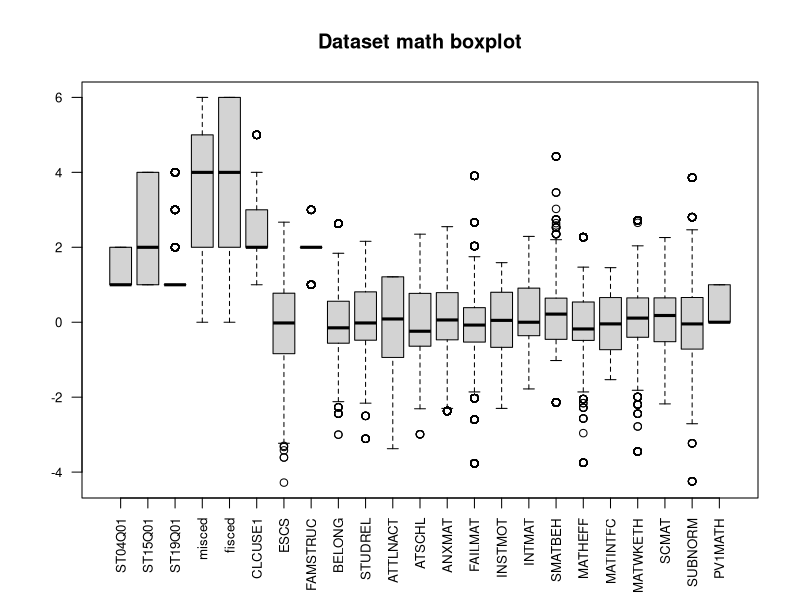
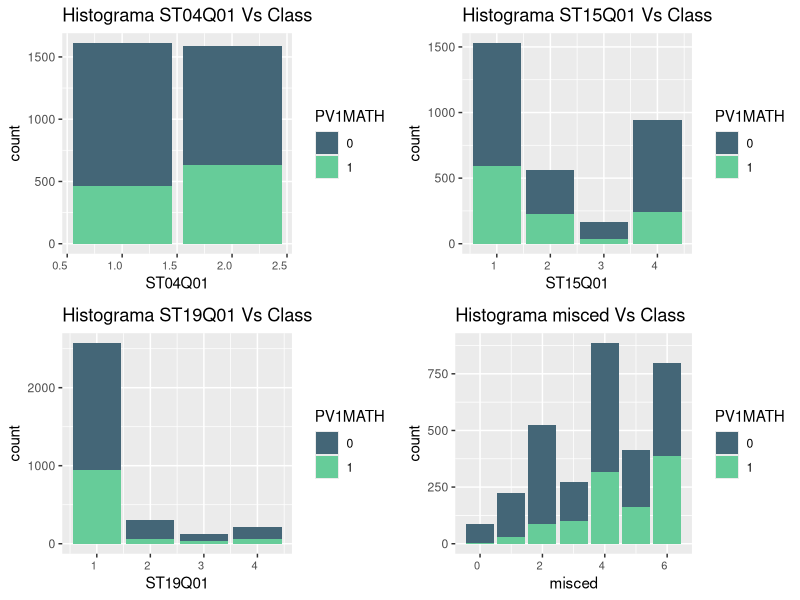
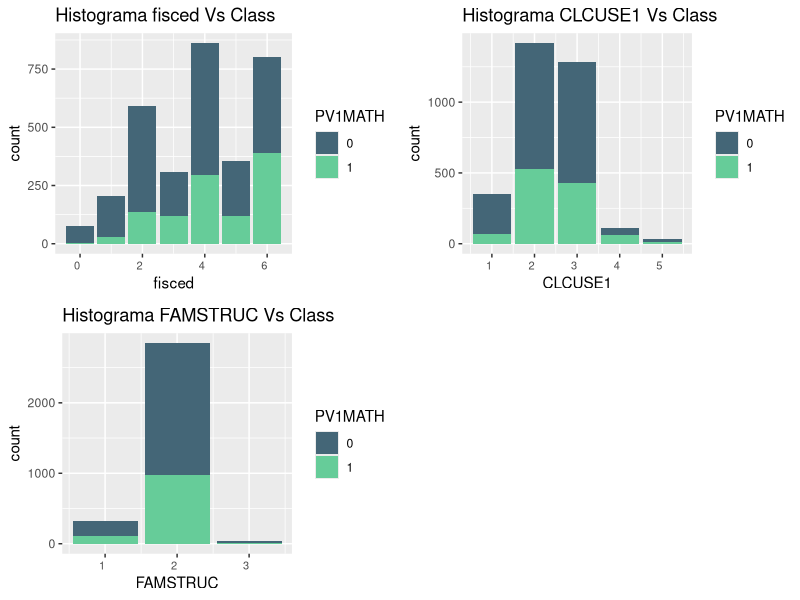
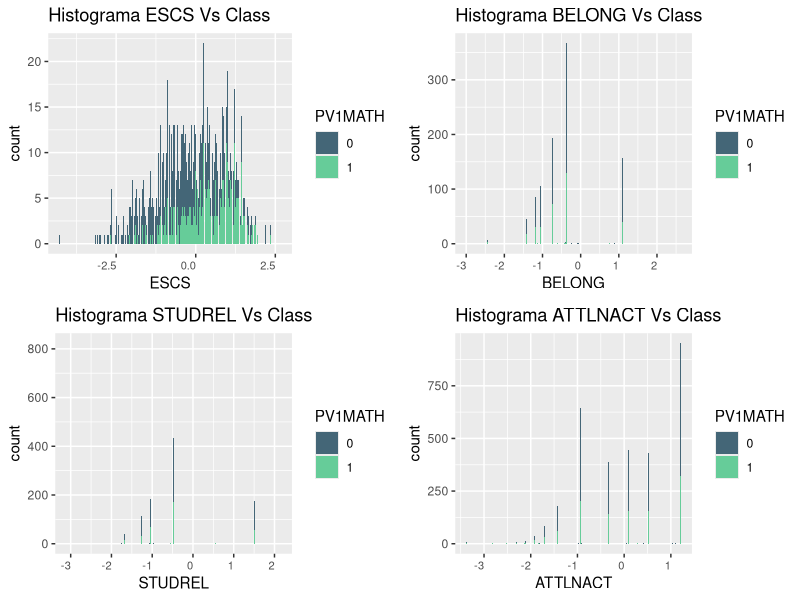
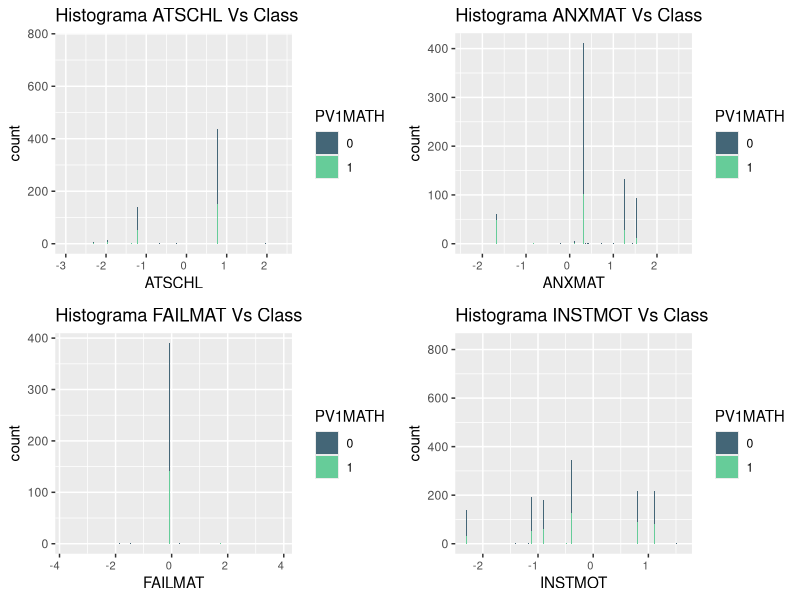
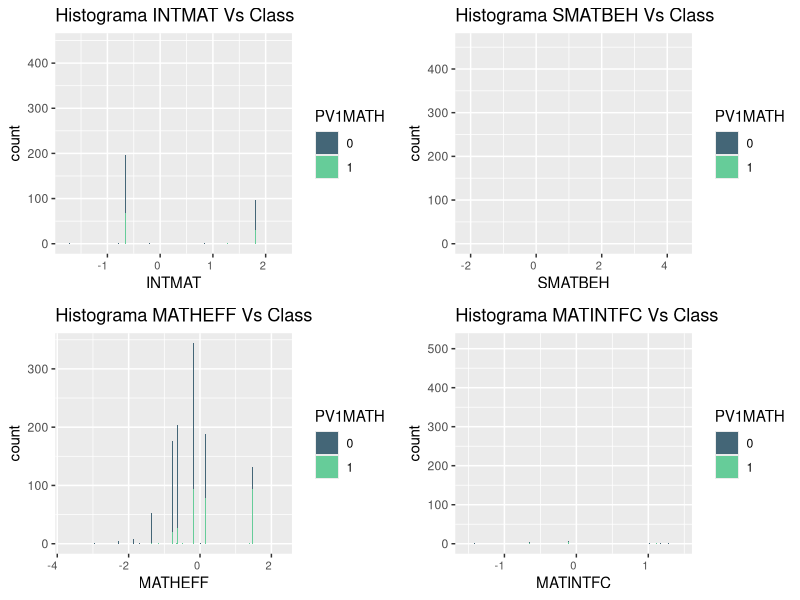
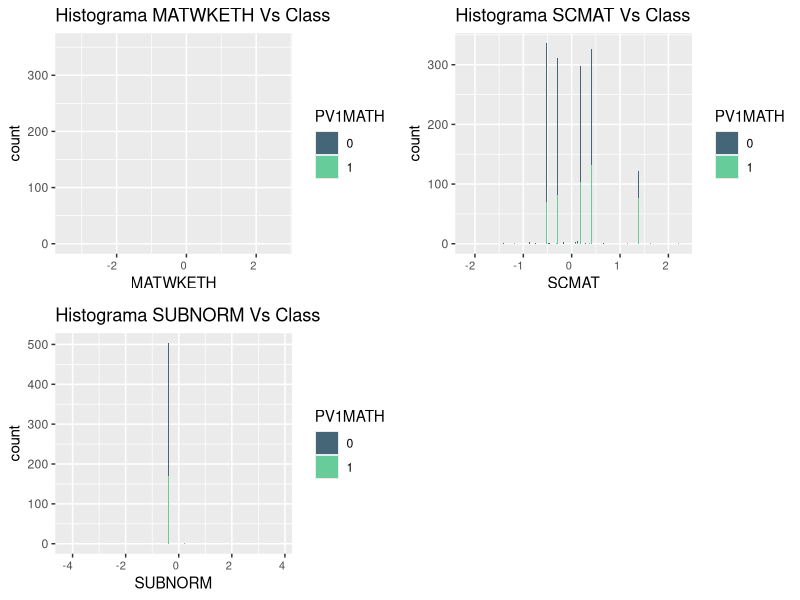

Here is the R script that generated these plots, in order: (Note: this script raises an error after producing the figures.)
#data reading
math.tra = read.csv2("data/pv1math-tra.csv", sep=";", dec=",", quote="\"", encoding='utf-8')
math.tst = read.csv2("data/pv1math-tst.csv", sep=";", dec=",", quote="\"", encoding='utf-8')


#general information
dim(math.tra);  dim(math.tst)
summary(math.tra)
head(math.tra, n=5)     #show first row values
str(math.tra)


#Calcule number of NAs (missing values) to each feature
#     dataset - the full dataset
#     return a number list of NAs with the same features order in the dataset
numNA = function(dataset){
  cat('Number of NAs by feature')
  sapply(1:dim(dataset)[2], function(x){
    cat(labels(dataset)[[2]][x], sum(which(is.na(dataset[,x]))), '\n')
    return( sum(which(is.na(dataset[,x]))) )
  } )
}
#_______________________________

#Boxplot
boxplot(math.tra, main="Dataset math boxplot", las=2, cex.axis=0.8)


#Study class PV1MATH
table(math.tra$PV1MATH)     #table labels
table(math.tra$PV1MATH)[[1]]/table(math.tra$PV1MATH)[[2]]
#_______________________________


#Calcule percentage to each label
#     feature - whatever feature from a dataset, specifically categoric features
ClassPercentages = function(feature){
  labels = unique(feature)
  cat('Percentages from labels:', labels, '\n')
  sapply(labels, function(x) sum( feature == x ) / length(feature))
}
ClassPercentages(math.tra$PV1MATH)    #percentage labels from class
#_______________________________

#Visualize feature distributuions
require(ggplot2)
require(gridExtra)
math.tra$PV1MATH = as.factor(math.tra$PV1MATH)

#Histogram from integer variables
plotFeatureVsClass = function(x) {
  ggplot(data = math.tra) + ggtitle(paste("Histograma", names(math.tra)[x], "Vs Class")) +
    geom_bar(mapping = aes(x=math.tra[,x], fill=PV1MATH)) +
    scale_fill_manual(values=c("#446677", "#66CC99")) +
    theme(axis.text.x = element_text(hjust = 1, size=8)) + 
    xlab(names(math.tra[x]))
}
#4x4 hist features with class color
#Integer features
grid.arrange(plotFeatureVsClass(1), plotFeatureVsClass(2), plotFeatureVsClass(3), plotFeatureVsClass(4), nrow=2, ncol=2)
grid.arrange(plotFeatureVsClass(5), plotFeatureVsClass(6), plotFeatureVsClass(8), nrow=2, ncol=2)
#Decimal features
grid.arrange(plotFeatureVsClass(7), plotFeatureVsClass(9), plotFeatureVsClass(10), plotFeatureVsClass(11), nrow=2, ncol=2)
grid.arrange(plotFeatureVsClass(12), plotFeatureVsClass(13), plotFeatureVsClass(14), plotFeatureVsClass(15), nrow=2, ncol=2)
grid.arrange(plotFeatureVsClass(16), plotFeatureVsClass(17), plotFeatureVsClass(18), plotFeatureVsClass(19), nrow=2, ncol=2)
grid.arrange(plotFeatureVsClass(20), plotFeatureVsClass(21), plotFeatureVsClass(22), nrow=2, ncol=2)
#_______________________________


#Plot from decimal variables
cor(math.tra)   #look for a feature correlated with class for good visualizatoin

plotXY = function(ft1, ft2, dataset){
  ggplot(data=dataset) + 
    geom_point(mapping = aes(x=dataset[,ft1], y=dataset[,ft2], color=dataset[ ,dim(dataset)[2]] )) +
    xlab(paste(names(dataset)[ft1])) +
    ylab(paste(names(dataset)[ft2])) #+
    #theme(legend.position = "none")
}
grid.arrange(plotXY(7, 18, math.tra), plotXY(9, 18, math.tra), plotXY(10, 18, math.tra), plotXY(11, 18, math.tra), 
             nrow=2, ncol=2)
grid.arrange(plotXY(12, 18, math.tra), plotXY(13, 18, math.tra), plotXY(14, 18, math.tra), plotXY(15, 18, math.tra), 
             nrow=2, ncol=2)
grid.arrange(plotXY(16, 18, math.tra), plotXY(17, 18, math.tra), plotXY(19, 18, math.tra), plotXY(20, 18, math.tra), 
             nrow=2, ncol=2)
grid.arrange(plotXY(21, 18, math.tra), plotXY(22, 18, math.tra), nrow=2, ncol=2)
#_______________________________


